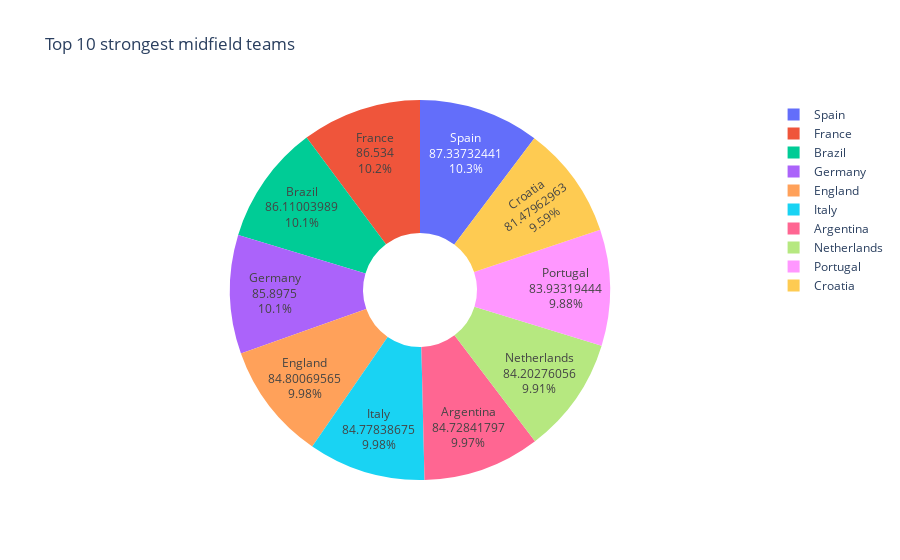

Write notebook code for a chart like this one.
### Code cell
# Étape 1 : scores de milieu à domicile
home_midfield = teamsinfo[["home_team", "home_team_mean_midfield_score"]].rename(
    columns={"home_team": "team", "home_team_mean_midfield_score": "midfield_score"}
)

# Étape 2 : scores de milieu à l’extérieur
away_midfield = teamsinfo[["away_team", "away_team_mean_midfield_score"]].rename(
    columns={"away_team": "team", "away_team_mean_midfield_score": "midfield_score"}
)

# Étape 3 : fusionner les deux
all_midfield = pd.concat([home_midfield, away_midfield], ignore_index=True)

# Étape 4 : moyenne globale par équipe
avg_midfield = all_midfield.groupby("team")["midfield_score"].mean()

# Étape 5 : top 10
top10_midfield = avg_midfield.sort_values(ascending=False).head(10)

# Étape 6 : pie chart
fig = px.pie(
    names=top10_midfield.index,
    values=top10_midfield.values,
    title="Top 10 strongest midfield teams",
    hole=0.3
)

fig.update_traces(textinfo='label+percent+value')
fig.show()

### Figure 1 — Plotly figure (JSON) as saved in the notebook; plotly's stock layout.template omitted (floating-point values rounded to 4 significant figures)
{"data": [{"domain": {"x": [0, 1], "y": [0, 1]}, "hole": 0.3, "hovertemplate": "label=%{label}<br>value=%{value}<extra></extra>", "labels": ["Spain", "France", "Brazil", "Germany", "England", "Italy", "Argentina", "Netherlands", "Portugal", "Croatia"], "legendgroup": "", "name": "", "showlegend": true, "textinfo": "label+percent+value", "type": "pie", "values": [87.34, 86.53, 86.11, 85.9, 84.8, 84.78, 84.73, 84.2, 83.93, 81.48]}], "layout": {"legend": {"tracegroupgap": 0}, "title": {"text": "Top 10 strongest midfield teams"}}}
